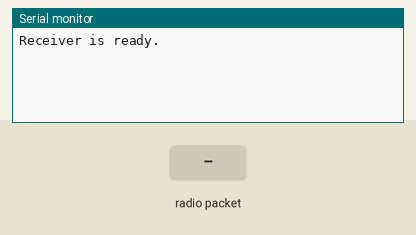
Simulated run of this sketch. Board: ESP32. Shown: the last lines printed to the serial monitor. The test bench sets the inputs (shaded band). No radio packets arrive unless stated.

Above: at 1.2 s.
1.3 s: radio packet "ICW003" arrives
At 2.1 s:
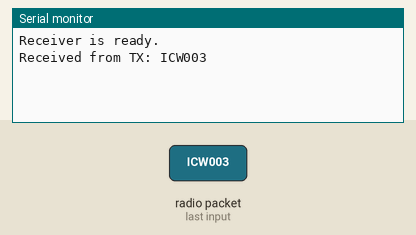
2.8 s: radio packet "Fall detected" arrives
At 3.3 s:
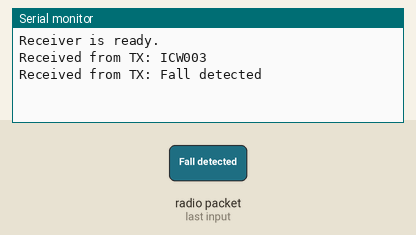
4.3 s: radio packet "1" arrives
At 5.6 s:
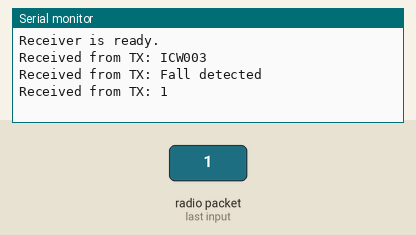

Measured:
- after the input at 1.3 s, the serial monitor: prints a new line at once (image 1)
- after the input at 2.8 s, the serial monitor: prints a new line at once (image 2)
- after the input at 4.3 s, the serial monitor: prints a new line at once (image 3)

The sketch:

Beacon_rx.ino
```cpp
#include <SPI.h>
#include <LoRa.h>

#define LORA_SS 5
#define LORA_RST 33
#define LORA_DI0 32


unsigned long startMillis = 0;
const unsigned long beaconInterval = 30000; // Beacon interval: 20 seconds for each TX
const int numTXDevices = 2; // Number of TX devices

int currentTX = 0; // Index of the current TX device

void setup() {
  Serial.begin(115200);
  while (!Serial);

  LoRa.setPins(LORA_SS, LORA_RST, LORA_DI0);

  if (!LoRa.begin(433E6)) {
    Serial.println("LoRa initialization failed. Check your wiring.");
    while (1);
  }

  LoRa.setTxPower(20);
  LoRa.setSpreadingFactor(10);
  LoRa.setSyncWord(0xA5);
  LoRa.setSignalBandwidth(62.5E3);
  LoRa.setCodingRate4(8);


  startMillis = millis();
  Serial.println("Receiver is ready.");
}

void loop() {
  unsigned long currentMillis = millis();

  String received_urg = " ";

   while (LoRa.available()) {
      received_urg += (char)LoRa.read();

    }

  if(received_urg.indexOf("Fall detected") != -1)
  {
  Serial.println(" " + received_urg);
  Serial.println("***ALERT Fall Detected***");
  }


 else {
  if (currentMillis - startMillis >= beaconInterval) {
    startMillis = currentMillis;

    sendBeaconSignal();
    currentTX = (currentTX + 1) % numTXDevices; // Switch to the next TX device
  }

  int packetSize = LoRa.parsePacket();
  if (packetSize) {
    String received = "";
    while (LoRa.available()) {
      received += (char)LoRa.read();
    }

    Serial.println("Received from TX: " + received);
  }


}


}

 void sendBeaconSignal() {
  if (currentTX == 0) {
    LoRa.beginPacket();
    LoRa.print("001");
    LoRa.endPacket();
    Serial.println("Beacon signal sent to TX1.");
  } else if (currentTX == 1) {
    LoRa.beginPacket();
    LoRa.print("002");
    LoRa.endPacket();
    Serial.println("Beacon signal sent to TX2.");
  } //else if (currentTX == 2) {
//    LoRa.beginPacket();
//    LoRa.print("ICW003");
//    LoRa.endPacket();
//    Serial.println("Beacon signal sent to TX3.");
//  }
}
```
